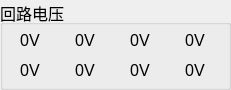
  <widget class="QGroupBox" name="groupBox_loopV">
   <property name="geometry">
    <rect>
     <x>875</x>
     <y>380</y>
     <width>231</width>
     <height>90</height>
    </rect>
   </property>
   <property name="font">
    <font>
     <pointsize>12</pointsize>
    </font>
   </property>
   <property name="title">
    <string>回路电压</string>
   </property>
   <widget class="QLabel" name="m_loop1V">
    <property name="geometry">
     <rect>
      <x>10</x>
      <y>30</y>
      <width>40</width>
      <height>20</height>
     </rect>
    </property>
    <property name="font">
     <font>
      <pointsize>12</pointsize>
     </font>
    </property>
    <property name="layoutDirection">
     <enum>Qt::LeftToRight</enum>
    </property>
    <property name="text">
     <string>0V</string>
    </property>
    <property name="alignment">
     <set>Qt::AlignCenter</set>
    </property>
   </widget>
   <widget class="QLabel" name="m_loop4V">
    <property name="geometry">
     <rect>
      <x>175</x>
      <y>30</y>
      <width>40</width>
      <height>20</height>
     </rect>
    </property>
    <property name="font">
     <font>
      <pointsize>12</pointsize>
     </font>
    </property>
    <property name="layoutDirection">
     <enum>Qt::LeftToRight</enum>
    </property>
    <property name="text">
     <string>0V</string>
    </property>
    <property name="alignment">
     <set>Qt::AlignCenter</set>
    </property>
   </widget>
   <widget class="QLabel" name="m_loop2V">
    <property name="geometry">
     <rect>
      <x>65</x>
      <y>30</y>
      <width>40</width>
      <height>20</height>
     </rect>
    </property>
    <property name="font">
     <font>
      <pointsize>12</pointsize>
     </font>
    </property>
    <property name="layoutDirection">
     <enum>Qt::LeftToRight</enum>
    </property>
    <property name="text">
     <string>0V</string>
    </property>
    <property name="alignment">
     <set>Qt::AlignCenter</set>
    </property>
   </widget>
   <widget class="QLabel" name="m_loop8V">
    <property name="geometry">
     <rect>
      <x>175</x>
      <y>60</y>
      <width>40</width>
      <height>20</height>
     </rect>
    </property>
    <property name="font">
     <font>
      <pointsize>12</pointsize>
     </font>
    </property>
    <property name="layoutDirection">
     <enum>Qt::LeftToRight</enum>
    </property>
    <property name="text">
     <string>0V</string>
    </property>
    <property name="alignment">
     <set>Qt::AlignCenter</set>
    </property>
   </widget>
   <widget class="QLabel" name="m_loop6V">
    <property name="geometry">
     <rect>
      <x>65</x>
      <y>60</y>
      <width>40</width>
      <height>20</height>
     </rect>
    </property>
    <property name="font">
     <font>
      <pointsize>12</pointsize>
     </font>
    </property>
    <property name="layoutDirection">
     <enum>Qt::LeftToRight</enum>
    </property>
    <property name="text">
     <string>0V</string>
    </property>
    <property name="alignment">
     <set>Qt::AlignCenter</set>
    </property>
   </widget>
   <widget class="QLabel" name="m_loop3V">
    <property name="geometry">
     <rect>
      <x>120</x>
      <y>30</y>
      <width>40</width>
      <height>20</height>
     </rect>
    </property>
    <property name="font">
     <font>
      <pointsize>12</pointsize>
     </font>
    </property>
    <property name="layoutDirection">
     <enum>Qt::LeftToRight</enum>
    </property>
    <property name="text">
     <string>0V</string>
    </property>
    <property name="alignment">
     <set>Qt::AlignCenter</set>
    </property>
   </widget>
   <widget class="QLabel" name="m_loop7V">
    <property name="geometry">
     <rect>
      <x>120</x>
      <y>60</y>
      <width>40</width>
      <height>20</height>
     </rect>
    </property>
    <property name="font">
     <font>
      <pointsize>12</pointsize>
     </font>
    </property>
    <property name="layoutDirection">
     <enum>Qt::LeftToRight</enum>
    </property>
    <property name="text">
     <string>0V</string>
    </property>
    <property name="alignment">
     <set>Qt::AlignCenter</set>
    </property>
   </widget>
   <widget class="QLabel" name="m_loop5V">
    <property name="geometry">
     <rect>
      <x>10</x>
      <y>60</y>
      <width>40</width>
      <height>20</height>
     </rect>
    </property>
    <property name="font">
     <font>
      <pointsize>12</pointsize>
     </font>
    </property>
    <property name="layoutDirection">
     <enum>Qt::LeftToRight</enum>
    </property>
    <property name="text">
     <string>0V</string>
    </property>
    <property name="alignment">
     <set>Qt::AlignCenter</set>
    </property>
   </widget>
  </widget>
